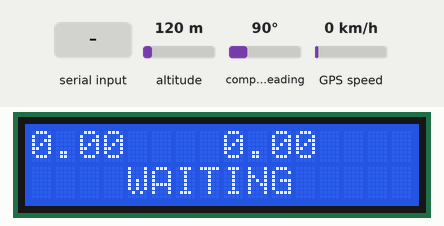
Simulated run of this sketch. Board: Arduino Uno, built with avr-gcc and run on an emulated ATmega328P. Shown: 16×2 character LCD. Inputs (shaded band) come from the test bench; at power-on: altitude 120 m, compass heading 90°, GPS speed 0 km/h. Storage starts empty; the GPS gets a fix after 3 s at 37.7749, -122.4194 with 8 satellites; what the sketch prints to the serial monitor is not drawn.

Above: at 2.2 s.
2.3 s: "1" received over Serial
At 3.33 s:
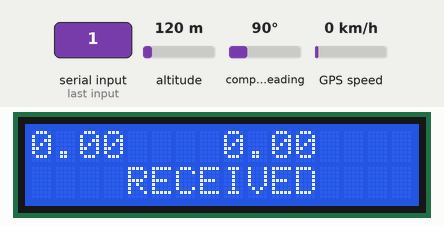
4.8 s: "0" received over Serial
At 5.84 s:
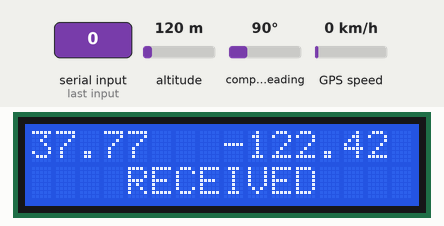
Timing chart, 0 to 7.8 s (numbered marks = the images above; inputs shaded):
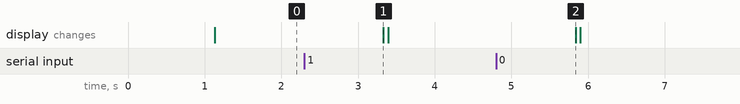

The sketch:

slice_board_b_v2.ino
```cpp
//Libraries for GPS
#include <TinyGPS++.h>
#include <SoftwareSerial.h>
static const int RXPin = 8, TXPin = 9;
static const uint32_t GPSBaud = 9600;
// The TinyGPS++ object
TinyGPSPlus gps;

// The serial connection to the GPS device
SoftwareSerial ss(RXPin, TXPin);

// SD Card MODULE
#include <SPI.h>
#include <SD.h>

// I2C Display
#include <Wire.h>
#include <LiquidCrystal_I2C.h>
LiquidCrystal_I2C lcd(0x20,16,2);  // set the LCD address to 0x20 for a 16 chars and 2 line display

float lati = 0, lngi = 0;

char fname[12]="data.csv";
void setup() {
  // put your setup code here, to run once:
  Serial.begin(9600);
  ss.begin(GPSBaud);
//  gps.begin(9600);
  lcd.init();
  lcd.backlight();
//  lcd.print("Initializing... ");


  while(!SD.begin(10)){
//    lcd.print("SD Init Failed!");
//    while(1);
  }


//  if(!SD.exists(fname)){
//      File myFile = SD.open(fname, FILE_WRITE);
//
//      if(myFile){
////        char header[69] = "UNIX,DHT_HUM(%),DHT_TEMP(C),pH,TDS(ppm),TDS_RAW(ppm),TEMP(C),LAT,LNG";
////        lcd.print("File created!   ");
////        myFile.println("UNIX,DHT_HUM(%),DHT_TEMP(C),pH,TDS(ppm),TDS_RAW(ppm),TEMP(C),LAT,LNG");
////        myFile.println(header);
//      } else {
////        lcd.println("Err file create!");
//      }
//      myFile.close();
////      delay(2000);
//    }
  delay(1000);

}

void loop() {
//  lcd.clear();

  lcd.setCursor(0,0);
    while(ss.available() > 0) {
      gps.encode(ss.read());
      if (gps.location.isUpdated()){
        lati = gps.location.lat();
        lngi = gps.location.lng();
        Serial.print(gps.location.lat(), 6);
//      Serial.print(" Longitude= ");
        Serial.println(gps.location.lng(), 6);
      }
    }
//      Serial.println(serial_data);
//
  lcd.print(lati);
  lcd.setCursor(8, 0);
  lcd.print(lngi);

  char waiting[17] =  "    WAITING     ";
  lcd.setCursor(0,1);
  lcd.print(waiting);

  // put your main code here, to run repeatedly:
  char received[17] = "    RECEIVED    ";
  lcd.setCursor(0,1);
  if(Serial.available()){
     String serial_data = Serial.readString();
      lcd.setCursor(0,1);
      lcd.print(received);
//      char


      { // write received data to file
      File myFile = SD.open(fname, FILE_WRITE);
      if(myFile){
//        char sdwrite[17] = "WRITING";
//        lcd.print("Writing data... ");
        myFile.print(serial_data);
        myFile.print(',');
        myFile.print(lati, 6);
        myFile.print(',');
        myFile.println(lngi, 6);
      }
      myFile.close();
      }
  }
}
//  else {
//
//  }
//  else {
////      char wait =
////      lcd.print("  Waiting for   ");
////      lcd.setCursor(0,1);
////      lcd.print(" serial data... ");
//  //    delay(5000);
//  }
//}

//String getSub(String s){
//  String ret_s = "";
//  int index = s.indexOf('\n');
//  ret_s = s.substring(index + 1, s.length() );
//  return ret_s;
```

Measured:
- after the input at 2.3 s, the display: changes after 1.0 s (image 1)
- after the input at 4.8 s, the display: changes after 1.0 s (image 2)
